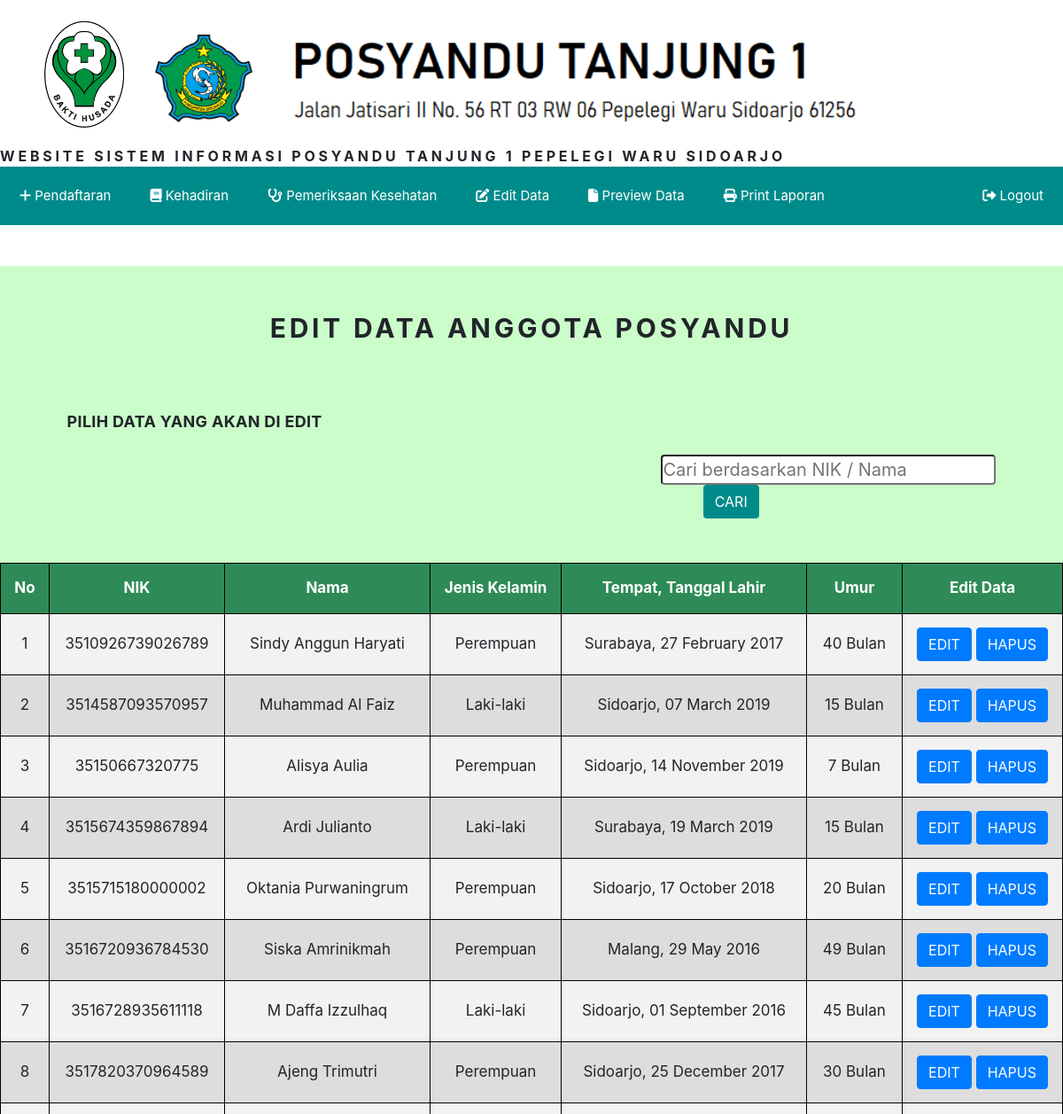
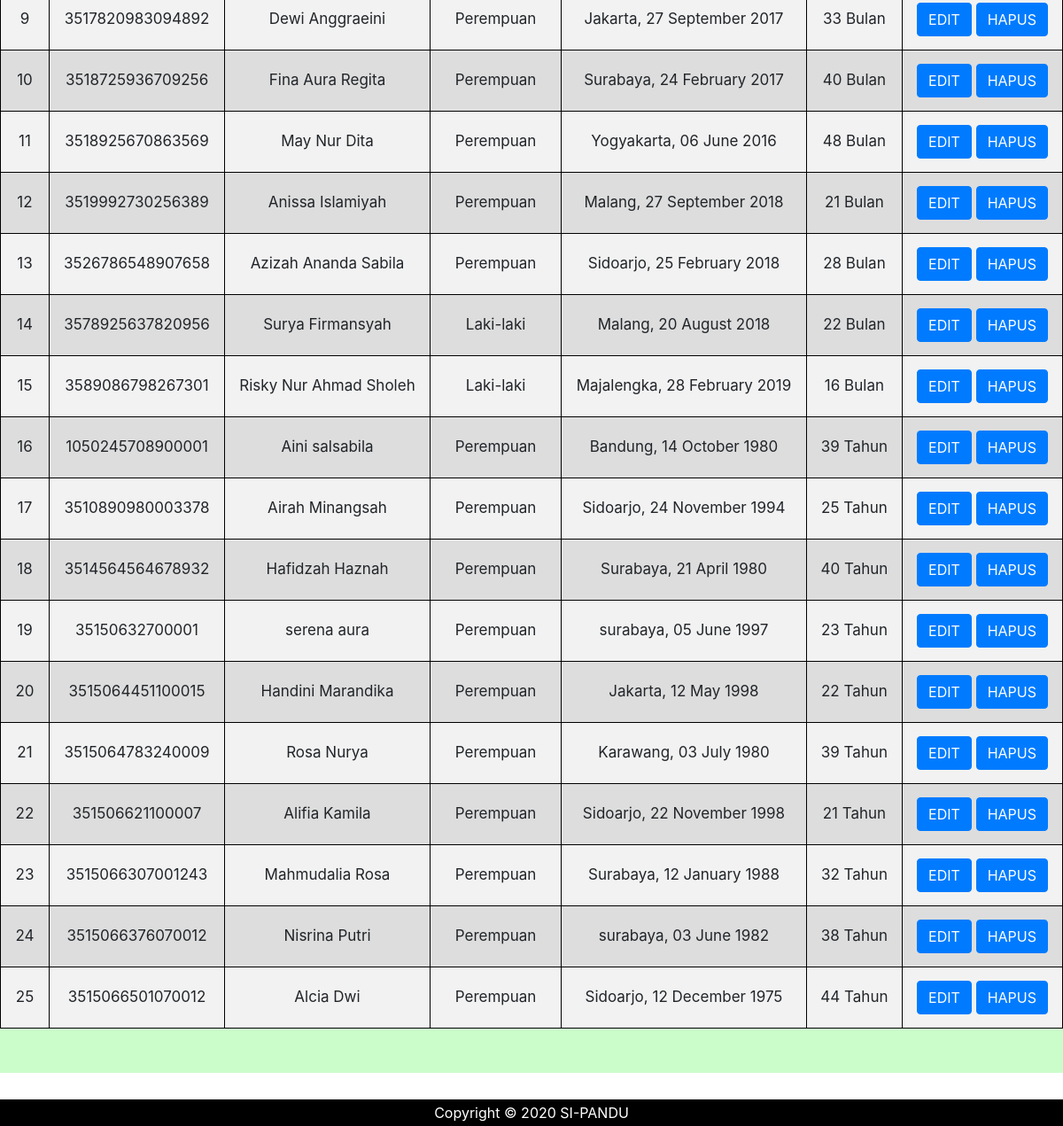
Page /edit.php on the committed database (2 pictures, top to bottom).
### tables this page shows
CREATE TABLE `balita` (
  `nik` varchar(20) NOT NULL,
  `namalengkap` varchar(200) NOT NULL,
  `namapanggil` varchar(10) NOT NULL,
  `jk` varchar(10) NOT NULL,
  `tempat` varchar(100) NOT NULL,
  `tgllahir` date NOT NULL,
  `ayah` varchar(200) NOT NULL,
  `nikayah` varchar(20) NOT NULL,
  `ibu` varchar(200) NOT NULL,
  `nikibu` varchar(20) NOT NULL,
  `umurayah` int(3) NOT NULL,
  `umuribu` int(3) NOT NULL,
  `kerjaayah` varchar(100) NOT NULL,
  `kerjaibu` varchar(100) NOT NULL,
  `alamat` varchar(100) NOT NULL,
  `noayah` varchar(15) NOT NULL,
  `noibu` varchar(15) NOT NULL
);

CREATE TABLE `ibuhamil` (
  `nik` varchar(20) NOT NULL,
  `namalengkap` varchar(200) NOT NULL,
  `tempat` varchar(100) NOT NULL,
  `tgllahir` date NOT NULL,
  `alamat` text NOT NULL,
  `nomor` varchar(20) NOT NULL,
  `pekerjaan` varchar(200) NOT NULL
);

### edit.php (the view, shortened to what this page needs)
<!DOCTYPE html>
<html>
<head>
    <link rel="stylesheet" type="text/css" href="style1.css">
    <link rel="stylesheet" href="https://stackpath.bootstrapcdn.com/bootstrap/4.1.3/css/bootstrap.min.css">
</head>
<body>
    <div id="container">
        <div id="header">
            <br>
            <img src="logo.png" width="140px" class="posyandu">
            <img src="waru.png" width="140px" class="waru">
            <img src="judul.png" width="700px" class="judul">
            <marquee bgcolor=#66CDAA><b>WEBSITE SISTEM INFORMASI POSYANDU TANJUNG 1 PEPELEGI WARU SIDOARJO</b></marquee>
            <nav>
                <ul>
                    <li><a href="daftarbalita.php" style="font-size: 15px;"><i class="fa fa-plus"></i> Pendaftaran</a>
                    </li>
                    <li><a href="kehadiran.php" style="font-size: 15px;"><i class="fa fa-book"></i> Kehadiran</a></li>
                    <li><a href="pemeriksaan.php" style="font-size: 15px;"><i class="fa fa-stethoscope"></i> Pemeriksaan Kesehatan</a>
                    </li>
                    <li><a href="edit.php" style="font-size: 15px;"><i class="fas fa-edit"></i> Edit Data</a></li>
                    <li><a href="preview.php" style="font-size: 15px;"><i class="fas fa-file"></i> Preview Data</a></li>
                    <li><a href="laporanbalita.php" style="font-size: 15px;"><i class="fas fa-print"></i> Print Laporan</a>
                    </li>
                    <li style="float: right;"><a href="index.php" style="font-size: 15px;"><i class="fas fa-sign-out-alt"></i> Logout</a></li>
                </ul>
            </nav>
        </div>
        <div id="isi" style="height:100%; width:100%; float:left; padding-top: 30px; padding-bottom: 30px;">
            <div style="background-color:rgba(152,251,152,0.5); height: 100%; padding-bottom: 50px;"><br><br>
                <form action="edit.php" method="get">
                <b style="font-size: 30px;"><center>EDIT DATA ANGGOTA POSYANDU</center></b><br><br>
                <font style="font-size: 18px; letter-spacing: 0.3px; padding-left: 2cm; font-weight: bold;">
                PILIH DATA YANG AKAN DI EDIT</font>
                <br><br>
                <input type="text" name="cari" style="font-size: 20px; margin-right: 2cm; border-radius: 4px; float: right; width: 10cm" placeholder="Cari berdasarkan NIK / Nama">
                <button type="submit" class="btn" style="margin-left: 21cm; margin-bottom: 2px;background-color: #008B8B; color: white;">CARI</button>
                </form>
                <br><br>
                <div style="text-align: center;">
                    <table id="cari">
                        <tr>
                            <th>No</th>
                            <th>NIK</th>
                            <th>Nama</th>
                            <th>Jenis Kelamin</th>
                            <th>Tempat,&nbspTanggal&nbspLahir</th>
                            <th>Umur</th>
                            <th>Edit Data</th>
                        </tr>
                        <?php
                        $no=1;
                        include "koneksi.php";
                        if (isset($_GET['cari'])=="") {
                            $sql="SELECT * FROM balita";
                            $query=mysqli_query($conn, $sql);
                            while ($row=mysqli_fetch_array($query)) {
                                ?>
                                <tr>
                                    <td><?php echo $no++; ?></td>
                                    <td><?php echo $row['nik']; ?></td>
                                    <td><?php echo $row['namalengkap']; ?></td>
                                    <td><?php echo $row['jk']; ?></td>
                                    <td>
                                        <?php echo $row['tempat'].", ";
                                        $tgl=$row['tgllahir'];
                                        $ttl=date("d F Y",strtotime($tgl));
                                        echo $ttl;?>
                                    </td>
                                    <td><?php $date=date("Y-m-d");
                                        $tgl=$row['tgllahir'];
                                        $lahir=strtotime($tgl);
                                        $now=strtotime($date);
                                        $bln=(date("Y",$now)-date("Y",$lahir))*12;
                                        $bln+= date("m",$now)-date("m",$lahir);
                                        echo $bln." Bulan";
                                        ?>
                                    </td>
                                    <td><button class="btn btn-primary" onclick="window.location.href='update.php?edit=1&nik=<?php echo $row['nik'];?>'">EDIT</button>
                                        <button class="btn btn-primary" onclick="window.location.href='hapus.php?hapus=1&nik=<?php echo $row['nik'];?>'">HAPUS</button></td>
                                </tr>
                                <?php
                            }
                            $sql="SELECT * FROM ibuhamil";
                            $query=mysqli_query($conn, $sql);
                            while ($row=mysqli_fetch_array($query)) {
                                ?>
                                <tr>
                                    <td><?php echo $no++; ?></td>
                                    <td><?php echo $row['nik']; ?></td>
                                    <td><?php echo $row['namalengkap']; ?></td>
                                    <td>Perempuan</td>
                                    <td>
                                        <?php echo $row['tempat'].", ";
                                        $tgl=$row['tgllahir'];
                                        $ttl=date("d F Y",strtotime($tgl));
                                        echo $ttl;?>
                                    </td>
                                    <td><?php $date=date("Y-m-d");
                                        $tgl=$row['tgllahir'];
                                        $lahir=strtotime($tgl);
                                        $now=strtotime($date);
                                        $bln=(date("Y",$now)-date("Y",$lahir))*12;
                                        $bln+= date("m",$now)-date("m",$lahir);
                                        $thn=floor($bln/12);
                                        echo $thn." Tahun";
                                        ?>
                                    </td>
                                    <td><button class="btn btn-primary" onclick="window.location.href='update1.php?edit=1&nik=<?php echo $row['nik'];?>'">EDIT</button>
                                        <button class="btn btn-primary" onclick="window.location.href='hapus1.php?hapus=1&nik=<?php echo $row['nik'];?>'">HAPUS</button></td>
                                </tr>
                                <?php
                            }
                        }
                        ?>
                    </table>
                </div>
            </div>
        </div>
        <div id="footer">
            <font color="white">Copyright &#169; 2020 SI-PANDU</font>
        </div>
    </div>
</body>
</html>

### style1.css (style rules this page uses)
* { margin:0; padding:0; }
nav { margin:auto; text-align: center; width: 100%; position: relative; }
nav ul { background:#008B8B; padding: 0 0px; list-style: none; position: relative; display: inline-table; width: 100%; }
nav ul li { float:left; }
nav ul li a { display: block; padding: 22px; color: #fff; text-decoration: none; }
b { letter-spacing: 0.1cm; }
#container { width:100%; }
#footer { background-color:#000000; clear:both; text-align:center; line-height: 30px; margin-top: 50px; }
.posyandu { padding-left: 50px; padding-bottom: 20px; }
.waru { padding-left: 30px; padding-bottom: 10px; }
.judul { padding-bottom: 10px; padding-left: 20px; }

### edit.php (style rules this page uses)
#cari { border-collapse: collapse; font-size: 17px; width: 100%; }
#cari td, #cari th { border: 1px solid black; padding: 15px; }
#cari tr:nth-child(even) { background-color: #f2f2f2; }
#cari tr:nth-child(odd) { background-color: #ddd; }
#cari th { text-align: center; background-color: #2E8B57; color: white; }

### rows in the picture
balita: nik "3510926739026789", namalengkap "Sindy Anggun Haryati", jk "Perempuan", tempat "Surabaya"
balita: nik "3514587093570957", namalengkap "Muhammad Al Faiz", jk "Laki-laki", tempat "Sidoarjo"
balita: nik "35150667320775", namalengkap "Alisya Aulia", jk "Perempuan", tempat "Sidoarjo"
balita: nik "3515674359867894", namalengkap "Ardi Julianto", jk "Laki-laki", tempat "Surabaya"
balita: nik "3515715180000002", namalengkap "Oktania Purwaningrum", jk "Perempuan", tempat "Sidoarjo"
balita: nik "3516720936784530", namalengkap "Siska Amrinikmah", jk "Perempuan", tempat "Malang"
balita: nik "3516728935611118", namalengkap "M Daffa Izzulhaq", jk "Laki-laki", tempat "Sidoarjo"
balita: nik "3517820370964589", namalengkap "Ajeng Trimutri", jk "Perempuan", tempat "Sidoarjo"
balita: nik "3517820983094892", namalengkap "Dewi Anggraeini", jk "Perempuan", tempat "Jakarta"
balita: nik "3518725936709256", namalengkap "Fina Aura Regita", jk "Perempuan", tempat "Surabaya"
balita: nik "3518925670863569", namalengkap "May Nur Dita", jk "Perempuan", tempat "Yogyakarta"
balita: nik "3519992730256389", namalengkap "Anissa Islamiyah", jk "Perempuan", tempat "Malang"
balita: nik "3526786548907658", namalengkap "Azizah Ananda Sabila", jk "Perempuan", tempat "Sidoarjo"
balita: nik "3578925637820956", namalengkap "Surya Firmansyah", jk "Laki-laki", tempat "Malang"
balita: nik "3589086798267301", namalengkap "Risky Nur Ahmad Sholeh", jk "Laki-laki", tempat "Majalengka"
ibuhamil: nik "1050245708900001", namalengkap "Aini salsabila", tempat "Bandung"
ibuhamil: nik "3510890980003378", namalengkap "Airah Minangsah", tempat "Sidoarjo"
ibuhamil: nik "3514564564678932", namalengkap "Hafidzah Haznah", tempat "Surabaya"
ibuhamil: nik "35150632700001", namalengkap "serena aura", tempat "surabaya"
ibuhamil: nik "3515064451100015", namalengkap "Handini Marandika", tempat "Jakarta"
ibuhamil: nik "3515064783240009", namalengkap "Rosa Nurya", tempat "Karawang"
ibuhamil: nik "351506621100007", namalengkap "Alifia Kamila", tempat "Sidoarjo"
ibuhamil: nik "3515066307001243", namalengkap "Mahmudalia Rosa", tempat "Surabaya"
ibuhamil: nik "3515066376070012", namalengkap "Nisrina Putri", tempat "surabaya"
ibuhamil: nik "3515066501070012", namalengkap "Alcia Dwi", tempat "Sidoarjo"
